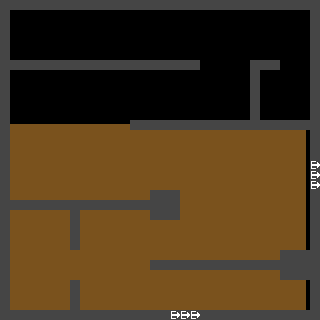

Rendered tile map (Tiled .tmx) drawn with the repository's tilesets; below, a short description and the full map source, tile grids included:
An orthogonal 32x32 tile map with 10x10 px tiles, 3 tile layers (ground, wall, doors).

<map version="1.0" tiledversion="1.1.6" orientation="orthogonal" renderorder="right-down" width="32" height="32" tilewidth="10" tileheight="10" infinite="0" nextobjectid="1">
 <tileset firstgid="1" source="exit_game.tsx" />
 <layer name="ground" width="32" height="32" offsetx="-14.4279" offsety="124.08">
  <data encoding="csv">
2,2,2,2,2,2,2,2,2,2,2,2,2,2,2,2,2,2,2,2,2,2,2,2,2,2,2,2,2,2,2,2,
2,2,2,2,2,2,2,2,2,2,2,2,2,2,2,2,2,2,2,2,2,2,2,2,2,2,2,2,2,2,2,2,
2,2,2,2,2,2,2,2,2,2,2,2,2,2,2,2,2,2,2,2,2,2,2,2,2,2,2,2,2,2,2,2,
2,2,2,2,2,2,2,2,2,2,2,2,2,2,2,2,2,2,2,2,2,2,2,2,2,2,2,2,2,2,2,2,
2,2,2,2,2,2,2,2,2,2,2,2,2,2,2,2,2,2,2,2,2,2,2,2,2,2,2,2,2,2,2,2,
2,2,2,2,2,2,2,2,2,2,2,2,2,2,2,2,2,2,2,2,2,2,2,2,2,2,2,2,2,2,2,2,
2,2,2,2,2,2,2,2,2,2,2,2,2,2,2,2,2,2,2,2,2,2,2,2,2,2,2,2,2,2,2,2,
2,2,2,2,2,2,2,2,2,2,2,2,2,2,2,2,2,2,2,2,2,2,2,2,2,2,2,2,2,2,2,2,
2,2,2,2,2,2,2,2,2,2,2,2,2,2,2,2,2,2,2,2,2,2,2,2,2,2,2,2,2,2,2,2,
2,2,2,2,2,2,2,2,2,2,2,2,2,2,2,2,2,2,2,2,2,2,2,2,2,2,2,2,2,2,2,2,
2,2,2,2,2,2,2,2,2,2,2,2,2,2,2,2,2,2,2,2,2,2,2,2,2,2,2,2,2,2,2,2,
2,2,2,2,2,2,2,2,2,2,2,2,2,2,2,2,2,2,2,2,2,2,2,2,2,2,2,2,2,2,2,2,
2,2,2,2,2,2,2,2,2,2,2,2,2,2,2,2,2,2,2,2,2,2,2,2,2,2,2,2,2,2,2,2,
2,2,2,2,2,2,2,2,2,2,2,2,2,2,2,2,2,2,2,2,2,2,2,2,2,2,2,2,2,2,2,2,
2,2,2,2,2,2,2,2,2,2,2,2,2,2,2,2,2,2,2,2,2,2,2,2,2,2,2,2,2,2,2,2,
2,2,2,2,2,2,2,2,2,2,2,2,2,2,2,2,2,2,2,2,2,2,2,2,2,2,2,2,2,2,2,2,
2,2,2,2,2,2,2,2,2,2,2,2,2,2,2,2,2,2,2,2,2,2,2,2,2,2,2,2,2,2,2,2,
2,2,2,2,2,2,2,2,2,2,2,2,2,2,2,2,2,2,2,2,2,2,2,2,2,2,2,2,2,2,2,2,
2,2,2,2,2,2,2,2,2,2,2,2,2,2,2,2,2,2,2,2,2,2,2,2,2,2,2,2,2,2,2,2,
2,2,2,2,2,2,2,2,2,2,2,2,2,2,2,2,2,2,2,2,2,2,2,2,2,2,2,2,2,2,2,2,
2,2,2,2,2,2,2,2,2,2,2,2,2,2,2,2,2,2,2,2,2,2,2,2,2,2,2,2,2,2,2,2,
2,2,2,2,2,2,2,2,2,2,2,2,2,2,2,2,2,2,2,2,2,2,2,2,2,2,2,2,2,2,2,2,
2,2,2,2,2,2,2,2,2,2,2,2,2,2,2,2,2,2,2,2,2,2,2,2,2,2,2,2,2,2,2,2,
2,2,2,2,2,2,2,2,2,2,2,2,2,2,2,2,2,2,2,2,2,2,2,2,2,2,2,2,2,2,2,2,
2,2,2,2,2,2,2,2,2,2,2,2,2,2,2,2,2,2,2,2,2,2,2,2,2,2,2,2,2,2,2,2,
2,2,2,2,2,2,2,2,2,2,2,2,2,2,2,2,2,2,2,2,2,2,2,2,2,2,2,2,2,2,2,2,
2,2,2,2,2,2,2,2,2,2,2,2,2,2,2,2,2,2,2,2,2,2,2,2,2,2,2,2,2,2,2,2,
2,2,2,2,2,2,2,2,2,2,2,2,2,2,2,2,2,2,2,2,2,2,2,2,2,2,2,2,2,2,2,2,
2,2,2,2,2,2,2,2,2,2,2,2,2,2,2,2,2,2,2,2,2,2,2,2,2,2,2,2,2,2,2,2,
2,2,2,2,2,2,2,2,2,2,2,2,2,2,2,2,2,2,2,2,2,2,2,2,2,2,2,2,2,2,2,2,
2,2,2,2,2,2,2,2,2,2,2,2,2,2,2,2,2,2,2,2,2,2,2,2,2,2,2,2,2,2,2,2,
2,2,2,2,2,2,2,2,2,2,2,2,2,2,2,2,2,2,2,2,2,2,2,2,2,2,2,2,2,2,2,2
</data>
 </layer>
 <layer name="wall" width="32" height="32">
  <data encoding="csv">
1,1,1,1,1,1,1,1,1,1,1,1,1,1,1,1,1,1,1,1,1,1,1,1,1,1,1,1,1,1,1,1,
1,0,0,0,0,0,0,0,0,0,0,0,0,0,0,0,0,0,0,0,0,0,0,0,0,0,0,0,0,0,0,1,
1,0,0,0,0,0,0,0,0,0,0,0,0,0,0,0,0,0,0,0,0,0,0,0,0,0,0,0,0,0,0,1,
1,0,0,0,0,0,0,0,0,0,0,0,0,0,0,0,0,0,0,0,0,0,0,0,0,0,0,0,0,0,0,1,
1,0,0,0,0,0,0,0,0,0,0,0,0,0,0,0,0,0,0,0,0,0,0,0,0,0,0,0,0,0,0,1,
1,0,0,0,0,0,0,0,0,0,0,0,0,0,0,0,0,0,0,0,0,0,0,0,0,0,0,0,0,0,0,1,
1,1,1,1,1,1,1,1,1,1,1,1,1,1,1,1,1,1,1,1,0,0,0,0,0,1,1,1,0,0,0,1,
1,0,0,0,0,0,0,0,0,0,0,0,0,0,0,0,0,0,0,0,0,0,0,0,0,1,0,0,0,0,0,1,
1,0,0,0,0,0,0,0,0,0,0,0,0,0,0,0,0,0,0,0,0,0,0,0,0,1,0,0,0,0,0,1,
1,0,0,0,0,0,0,0,0,0,0,0,0,0,0,0,0,0,0,0,0,0,0,0,0,1,0,0,0,0,0,1,
1,0,0,0,0,0,0,0,0,0,0,0,0,0,0,0,0,0,0,0,0,0,0,0,0,1,0,0,0,0,0,1,
1,0,0,0,0,0,0,0,0,0,0,0,0,0,0,0,0,0,0,0,0,0,0,0,0,1,0,0,0,0,0,1,
1,0,0,0,0,0,0,0,0,0,0,0,0,1,1,1,1,1,1,1,1,1,1,1,1,1,1,1,1,1,1,1,
1,0,0,0,0,0,0,0,0,0,0,0,0,0,0,0,0,0,0,0,0,0,0,0,0,0,0,0,0,0,0,1,
1,0,0,0,0,0,0,0,0,0,0,0,0,0,0,0,0,0,0,0,0,0,0,0,0,0,0,0,0,0,0,1,
1,0,0,0,0,0,0,0,0,0,0,0,0,0,0,0,0,0,0,0,0,0,0,0,0,0,0,0,0,0,0,1,
1,0,0,0,0,0,0,0,0,0,0,0,0,0,0,0,0,0,0,0,0,0,0,0,0,0,0,0,0,0,0,0,
1,0,0,0,0,0,0,0,0,0,0,0,0,0,0,0,0,0,0,0,0,0,0,0,0,0,0,0,0,0,0,0,
1,0,0,0,0,0,0,0,0,0,0,0,0,0,0,0,0,0,0,0,0,0,0,0,0,0,0,0,0,0,0,0,
1,0,0,0,0,0,0,0,0,0,0,0,0,0,0,1,1,1,0,0,0,0,0,0,0,0,0,0,0,0,0,1,
1,1,1,1,1,1,1,1,1,1,1,1,1,1,1,1,1,1,0,0,0,0,0,0,0,0,0,0,0,0,0,1,
1,0,0,0,0,0,0,1,0,0,0,0,0,0,0,1,1,1,0,0,0,0,0,0,0,0,0,0,0,0,0,1,
1,0,0,0,0,0,0,1,0,0,0,0,0,0,0,0,0,0,0,0,0,0,0,0,0,0,0,0,0,0,0,1,
1,0,0,0,0,0,0,1,0,0,0,0,0,0,0,0,0,0,0,0,0,0,0,0,0,0,0,0,0,0,0,1,
1,0,0,0,0,0,0,1,0,0,0,0,0,0,0,0,0,0,0,0,0,0,0,0,0,0,0,0,0,0,0,1,
1,0,0,0,0,0,0,0,0,0,0,0,0,0,0,0,0,0,0,0,0,0,0,0,0,0,0,0,1,1,1,1,
1,0,0,0,0,0,0,0,0,0,0,0,0,0,0,1,1,1,1,1,1,1,1,1,1,1,1,1,1,1,1,1,
1,0,0,0,0,0,0,0,0,0,0,0,0,0,0,0,0,0,0,0,0,0,0,0,0,0,0,0,1,1,1,1,
1,0,0,0,0,0,0,1,0,0,0,0,0,0,0,0,0,0,0,0,0,0,0,0,0,0,0,0,0,0,0,1,
1,0,0,0,0,0,0,1,0,0,0,0,0,0,0,0,0,0,0,0,0,0,0,0,0,0,0,0,0,0,0,1,
1,0,0,0,0,0,0,1,0,0,0,0,0,0,0,0,0,0,0,0,0,0,0,0,0,0,0,0,0,0,0,1,
1,1,1,1,1,1,1,1,1,1,1,1,1,1,1,1,1,0,0,0,1,1,1,1,1,1,1,1,1,1,1,1
</data>
 </layer>
 <layer name="doors" width="32" height="32">
  <data encoding="csv">
0,0,0,0,0,0,0,0,0,0,0,0,0,0,0,0,0,0,0,0,0,0,0,0,0,0,0,0,0,0,0,0,
0,0,0,0,0,0,0,0,0,0,0,0,0,0,0,0,0,0,0,0,0,0,0,0,0,0,0,0,0,0,0,0,
0,0,0,0,0,0,0,0,0,0,0,0,0,0,0,0,0,0,0,0,0,0,0,0,0,0,0,0,0,0,0,0,
0,0,0,0,0,0,0,0,0,0,0,0,0,0,0,0,0,0,0,0,0,0,0,0,0,0,0,0,0,0,0,0,
0,0,0,0,0,0,0,0,0,0,0,0,0,0,0,0,0,0,0,0,0,0,0,0,0,0,0,0,0,0,0,0,
0,0,0,0,0,0,0,0,0,0,0,0,0,0,0,0,0,0,0,0,0,0,0,0,0,0,0,0,0,0,0,0,
0,0,0,0,0,0,0,0,0,0,0,0,0,0,0,0,0,0,0,0,0,0,0,0,0,0,0,0,0,0,0,0,
0,0,0,0,0,0,0,0,0,0,0,0,0,0,0,0,0,0,0,0,0,0,0,0,0,0,0,0,0,0,0,0,
0,0,0,0,0,0,0,0,0,0,0,0,0,0,0,0,0,0,0,0,0,0,0,0,0,0,0,0,0,0,0,0,
0,0,0,0,0,0,0,0,0,0,0,0,0,0,0,0,0,0,0,0,0,0,0,0,0,0,0,0,0,0,0,0,
0,0,0,0,0,0,0,0,0,0,0,0,0,0,0,0,0,0,0,0,0,0,0,0,0,0,0,0,0,0,0,0,
0,0,0,0,0,0,0,0,0,0,0,0,0,0,0,0,0,0,0,0,0,0,0,0,0,0,0,0,0,0,0,0,
0,0,0,0,0,0,0,0,0,0,0,0,0,0,0,0,0,0,0,0,0,0,0,0,0,0,0,0,0,0,0,0,
0,0,0,0,0,0,0,0,0,0,0,0,0,0,0,0,0,0,0,0,0,0,0,0,0,0,0,0,0,0,0,0,
0,0,0,0,0,0,0,0,0,0,0,0,0,0,0,0,0,0,0,0,0,0,0,0,0,0,0,0,0,0,0,0,
0,0,0,0,0,0,0,0,0,0,0,0,0,0,0,0,0,0,0,0,0,0,0,0,0,0,0,0,0,0,0,0,
0,0,0,0,0,0,0,0,0,0,0,0,0,0,0,0,0,0,0,0,0,0,0,0,0,0,0,0,0,0,0,5,
0,0,0,0,0,0,0,0,0,0,0,0,0,0,0,0,0,0,0,0,0,0,0,0,0,0,0,0,0,0,0,5,
0,0,0,0,0,0,0,0,0,0,0,0,0,0,0,0,0,0,0,0,0,0,0,0,0,0,0,0,0,0,0,5,
0,0,0,0,0,0,0,0,0,0,0,0,0,0,0,0,0,0,0,0,0,0,0,0,0,0,0,0,0,0,0,0,
0,0,0,0,0,0,0,0,0,0,0,0,0,0,0,0,0,0,0,0,0,0,0,0,0,0,0,0,0,0,0,0,
0,0,0,0,0,0,0,0,0,0,0,0,0,0,0,0,0,0,0,0,0,0,0,0,0,0,0,0,0,0,0,0,
0,0,0,0,0,0,0,0,0,0,0,0,0,0,0,0,0,0,0,0,0,0,0,0,0,0,0,0,0,0,0,0,
0,0,0,0,0,0,0,0,0,0,0,0,0,0,0,0,0,0,0,0,0,0,0,0,0,0,0,0,0,0,0,0,
0,0,0,0,0,0,0,0,0,0,0,0,0,0,0,0,0,0,0,0,0,0,0,0,0,0,0,0,0,0,0,0,
0,0,0,0,0,0,0,0,0,0,0,0,0,0,0,0,0,0,0,0,0,0,0,0,0,0,0,0,0,0,0,0,
0,0,0,0,0,0,0,0,0,0,0,0,0,0,0,0,0,0,0,0,0,0,0,0,0,0,0,0,0,0,0,0,
0,0,0,0,0,0,0,0,0,0,0,0,0,0,0,0,0,0,0,0,0,0,0,0,0,0,0,0,0,0,0,0,
0,0,0,0,0,0,0,0,0,0,0,0,0,0,0,0,0,0,0,0,0,0,0,0,0,0,0,0,0,0,0,0,
0,0,0,0,0,0,0,0,0,0,0,0,0,0,0,0,0,0,0,0,0,0,0,0,0,0,0,0,0,0,0,0,
0,0,0,0,0,0,0,0,0,0,0,0,0,0,0,0,0,0,0,0,0,0,0,0,0,0,0,0,0,0,0,0,
0,0,0,0,0,0,0,0,0,0,0,0,0,0,0,0,0,5,5,5,0,0,0,0,0,0,0,0,0,0,0,0
</data>
 </layer>
</map>
